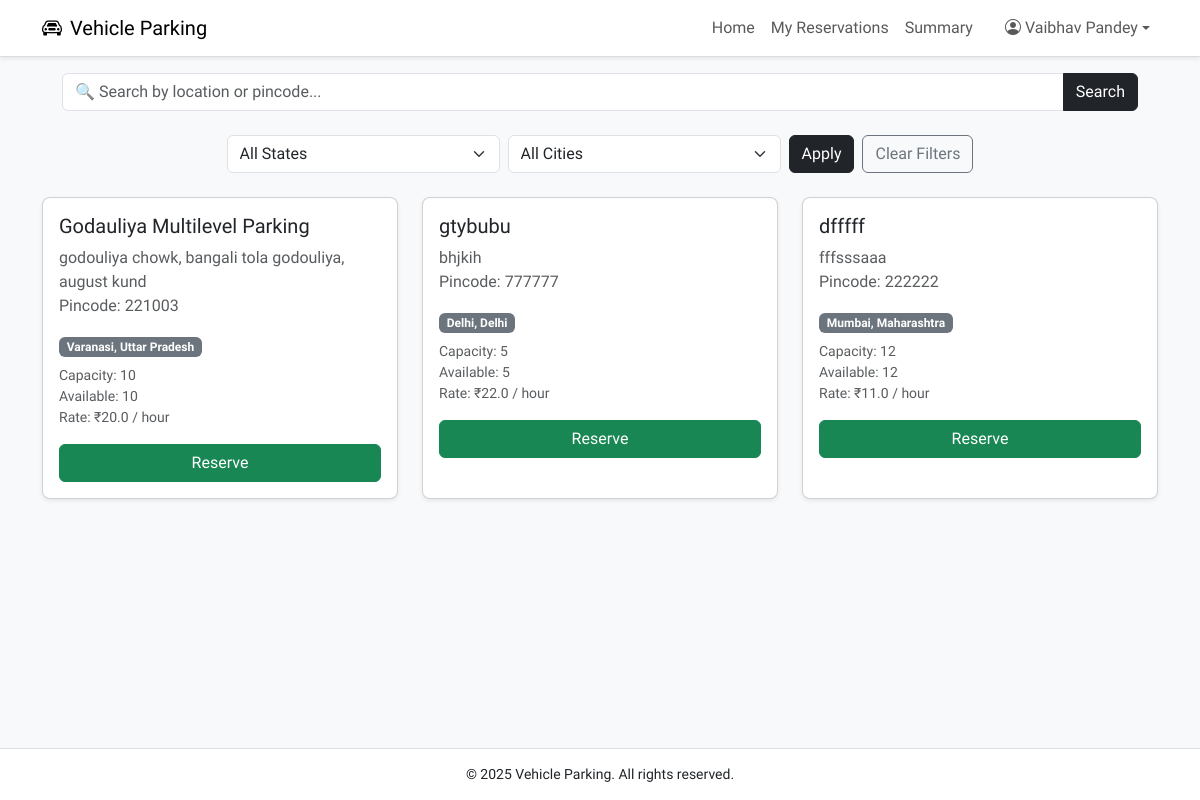
/user/dashboard (signed in), run on an earlier commit of the app's database.
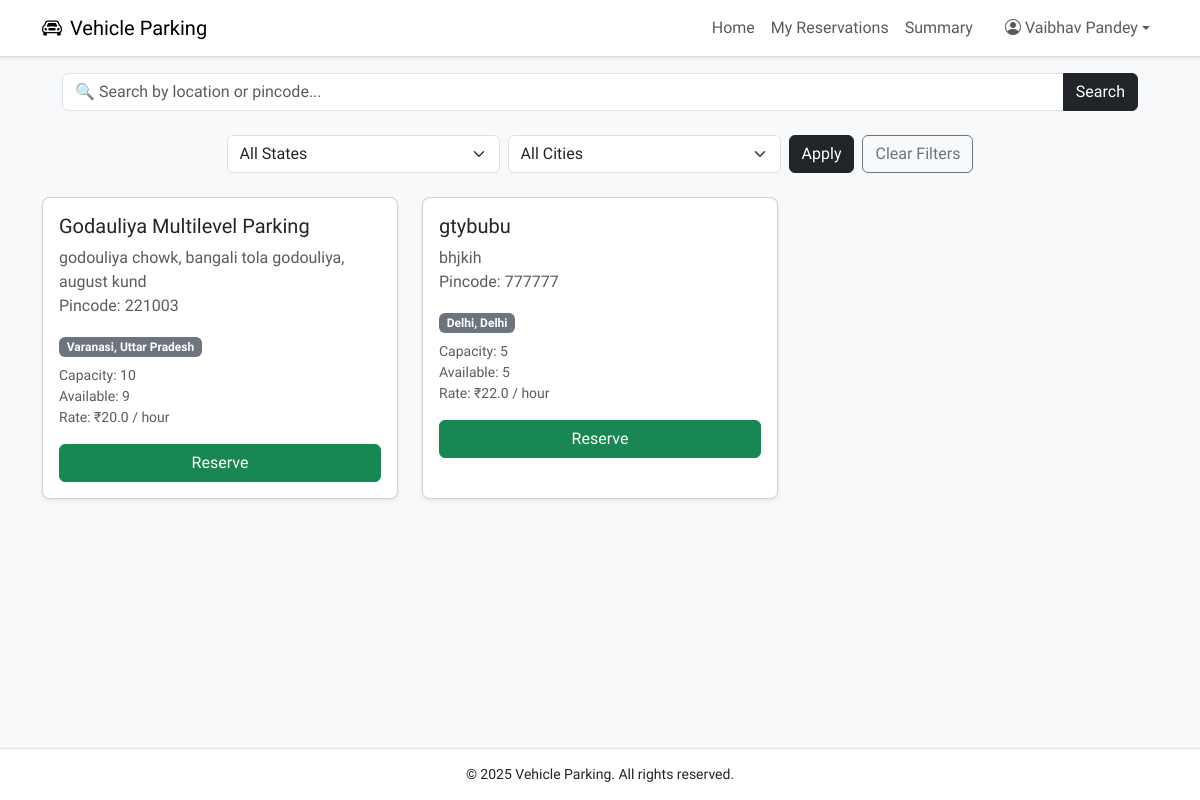
And on a later commit of the database.
### models.py (models this page shows, shortened)
class ParkingLot(db.Model):
    __tablename__ = 'parking_lot'
    id = db.Column(db.Integer, primary_key=True)
    city_id = db.Column(db.Integer, db.ForeignKey('city.id'), nullable=False)
    prime_location_name = db.Column(db.String(100), nullable=False)
    address = db.Column(db.String(200))
    pin_code = db.Column(db.String(10))
    price_per_hour = db.Column(db.Float, nullable=False)
    max_spots = db.Column(db.Integer, nullable=False)
    created_at = db.Column(db.DateTime, default=datetime.utcnow)
    spots = db.relationship('ParkingSpot', backref='lot', cascade='all, delete-orphan', lazy=True)
    def available_spots(self):
        return sum(1 for spot in self.spots if spot.status == 'A')

class City(db.Model):
    __tablename__ = 'city'
    id = db.Column(db.Integer, primary_key=True)
    name = db.Column(db.String(100), nullable=False)
    state = db.Column(db.String(100), nullable=False)
    lots = db.relationship('ParkingLot', backref='city', cascade='all, delete-orphan', lazy=True)

class ParkingSpot(db.Model):
    __tablename__ = 'parking_spot'
    id = db.Column(db.Integer, primary_key=True)
    lot_id = db.Column(db.Integer, db.ForeignKey('parking_lot.id', ondelete='CASCADE'), nullable=False)
    status = db.Column(db.String(1), default='A')  # A = Available, O = Occupied
    created_at = db.Column(db.DateTime, default=datetime.utcnow)
    reservation = db.relationship('Reservation', backref='spot', uselist=False, cascade='all, delete-orphan')

### controllers/user.py (the view, shortened to what this page needs)
@user_bp.route('/dashboard', methods=['GET'])
@login_required
@user_required
def dashboard():
    search = request.args.get('search', '').strip().lower()
    state = request.args.get('state', '').strip().lower()
    city = request.args.get('city', '').strip().lower()
    query = ParkingLot.query.join(City).filter(True)
    if state:
        query = query.filter(City.state.ilike(f"%{state}%"))
    if city:
        query = query.filter(City.name.ilike(f"%{city}%"))
    lots = query.all()
    states = [row[0] for row in db.session.query(City.state).distinct().all()]
    cities = [row[0] for row in db.session.query(City.name).distinct().all()]
    return render_template(
        'user/dashboard.html',
        lots=lots,
        user=current_user,
        filters={
            'search': search,
            'state': state,
            'city': city
        },
        states=states,
        cities=cities
    )

### app.py (called while the page is built)
@login_manager.user_loader
def load_user(user_id):
    user_type = session.get('user_type')
    if user_type == 'user':
        return User.query.get(int(user_id))
    elif user_type == 'admin':
        return Admin.query.get(int(user_id))
    return None

### templates/user/dashboard.html (shortened to what this page needs)
{% extends 'base.html' %}
{% block content %}
<div class="container py-4">
    <form method="get" class="mb-4">
        <div class="row g-2 align-items-center justify-content-center">
            <div class="row mb-3">
                <div class="col-12">
                    <div class="input-group">
                        <input type="text" name="search" class="form-control rounded-start" placeholder="🔍 Search by location or pincode..." value="{{ filters.search or '' }}">
                        <button type="submit" class="btn btn-dark rounded-end">Search</button>
                    </div>
                </div>
            </div>
            <div class="col-md-3">
                <select name="state" class="form-select">
                    <option value="">All States</option>
                </select>
            </div>
            <div class="col-md-3">
                <select name="city" class="form-select">
                    <option value="">All Cities</option>
                </select>
            </div>
            <div class="col-auto">
                <button type="submit" class="btn btn-dark">Apply</button>
            </div>
            <div class="col-auto">
                <a href="{{ url_for('user.dashboard') }}" class="btn btn-outline-secondary">Clear Filters</a>
            </div>
        </div>
    </form>
    <div class="row">
        {% if lots %}
        {% for lot in lots %}
        <div class="col-md-4 mb-4">
            <div class="card square-card shadow-sm h-100">
                <div class="card-body">
                    <h5 class="card-title text-dark">{{ lot.prime_location_name }}</h5>
                    <p class="card-text text-muted">{{ lot.address }}<br>Pincode: {{ lot.pin_code }}</p>
                    <span class="badge bg-secondary mb-2">{{ lot.city.name }}, {{ lot.city.state }}</span>
                    <div class="mb-3 text-muted small">
                        Capacity: {{ lot.max_spots }}<br>
                        Available: {{ lot.available_spots() }} <br>
                        Rate: ₹{{ lot.price_per_hour }} / hour
                    </div>
                    {% if lot.available_spots() > 0 %}
                    <button class="btn btn-success w-100" data-bs-toggle="modal" data-bs-target="#reserveModal{{ lot.id }}">Reserve</button>
                    {% else %}
                    <span class="badge bg-danger w-100 py-2">Full</span>
                    {% endif %}
                </div>
            </div>
        </div>
        {% set available_spot = lot.spots | selectattr('status', 'equalto', 'A') | list | first %}
        {% endfor %}
        {% else %}
        <div class="col-12">
            <p class="text-muted">No parking lots found matching your filters.</p>
        </div>
        {% endif %}
    </div>
</div>
{% endblock %}

What changed in the data, as far as the page shows it:
removed ParkingLot: prime_location_name "dfffff", address "fffsssaaa", pin_code "222222", city.name "Mumbai", city.state "Maharashtra", max_spots "12", available_spots "12", price_per_hour "11.0"
changed through a linked row, ParkingLot "Godauliya Multilevel Parking": available_spots "10" → "9"
